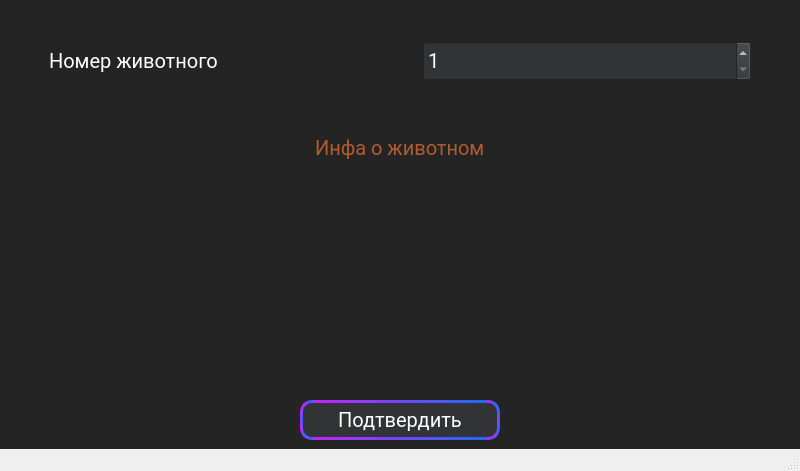
<?xml version="1.0" encoding="UTF-8"?>
<ui version="4.0">
 <class>MainWindow</class>
 <widget class="QMainWindow" name="MainWindow">
  <property name="geometry">
   <rect>
    <x>0</x>
    <y>0</y>
    <width>800</width>
    <height>471</height>
   </rect>
  </property>
  <property name="windowTitle">
   <string>MainWindow</string>
  </property>
  <widget class="QWidget" name="centralwidget">
   <property name="styleSheet">
    <string notr="true">QWidget{
	background-color: #242424;
	font-family: Roboto;
	color: white;
	font-size: 20px;
	font-weight: 100px;
}
</string>
   </property>
   <layout class="QVBoxLayout" name="verticalLayout">
    <item>
     <spacer name="verticalSpacer">
      <property name="orientation">
       <enum>Qt::Vertical</enum>
      </property>
      <property name="sizeType">
       <enum>QSizePolicy::Preferred</enum>
      </property>
      <property name="sizeHint" stdset="0">
       <size>
        <width>20</width>
        <height>32</height>
       </size>
      </property>
     </spacer>
    </item>
    <item>
     <layout class="QHBoxLayout" name="horizontalLayout_5">
      <item>
       <spacer name="horizontalSpacer_12">
        <property name="orientation">
         <enum>Qt::Horizontal</enum>
        </property>
        <property name="sizeType">
         <enum>QSizePolicy::Preferred</enum>
        </property>
        <property name="sizeHint" stdset="0">
         <size>
          <width>40</width>
          <height>20</height>
         </size>
        </property>
       </spacer>
      </item>
      <item>
       <widget class="QLabel" name="label">
        <property name="text">
         <string>Номер животного</string>
        </property>
       </widget>
      </item>
      <item>
       <spacer name="horizontalSpacer_14">
        <property name="orientation">
         <enum>Qt::Horizontal</enum>
        </property>
        <property name="sizeType">
         <enum>QSizePolicy::Preferred</enum>
        </property>
        <property name="sizeHint" stdset="0">
         <size>
          <width>40</width>
          <height>20</height>
         </size>
        </property>
       </spacer>
      </item>
      <item>
       <widget class="QDoubleSpinBox" name="numberAnimal">
        <property name="minimumSize">
         <size>
          <width>250</width>
          <height>40</height>
         </size>
        </property>
        <property name="styleSheet">
         <string notr="true">QDoubleSpinBox
{
	background-color:  #313335;
}</string>
        </property>
        <property name="decimals">
         <number>0</number>
        </property>
        <property name="minimum">
         <double>1.000000000000000</double>
        </property>
        <property name="maximum">
         <double>10000.000000000000000</double>
        </property>
       </widget>
      </item>
      <item>
       <spacer name="horizontalSpacer_15">
        <property name="orientation">
         <enum>Qt::Horizontal</enum>
        </property>
        <property name="sizeType">
         <enum>QSizePolicy::Preferred</enum>
        </property>
        <property name="sizeHint" stdset="0">
         <size>
          <width>40</width>
          <height>20</height>
         </size>
        </property>
       </spacer>
      </item>
     </layout>
    </item>
    <item>
     <spacer name="verticalSpacer_2">
      <property name="orientation">
       <enum>Qt::Vertical</enum>
      </property>
      <property name="sizeType">
       <enum>QSizePolicy::Preferred</enum>
      </property>
      <property name="sizeHint" stdset="0">
       <size>
        <width>20</width>
        <height>32</height>
       </size>
      </property>
     </spacer>
    </item>
    <item>
     <layout class="QHBoxLayout" name="horizontalLayout_3">
      <item>
       <spacer name="horizontalSpacer_8">
        <property name="orientation">
         <enum>Qt::Horizontal</enum>
        </property>
        <property name="sizeType">
         <enum>QSizePolicy::Expanding</enum>
        </property>
        <property name="sizeHint" stdset="0">
         <size>
          <width>40</width>
          <height>20</height>
         </size>
        </property>
       </spacer>
      </item>
      <item>
       <widget class="QLabel" name="infoAnimal">
        <property name="styleSheet">
         <string notr="true">color: #B15B2E</string>
        </property>
        <property name="text">
         <string>Инфа о животном</string>
        </property>
       </widget>
      </item>
      <item>
       <spacer name="horizontalSpacer_7">
        <property name="orientation">
         <enum>Qt::Horizontal</enum>
        </property>
        <property name="sizeType">
         <enum>QSizePolicy::Expanding</enum>
        </property>
        <property name="sizeHint" stdset="0">
         <size>
          <width>40</width>
          <height>20</height>
         </size>
        </property>
       </spacer>
      </item>
     </layout>
    </item>
    <item>
     <spacer name="verticalSpacer_3">
      <property name="orientation">
       <enum>Qt::Vertical</enum>
      </property>
      <property name="sizeType">
       <enum>QSizePolicy::Preferred</enum>
      </property>
      <property name="sizeHint" stdset="0">
       <size>
        <width>20</width>
        <height>30</height>
       </size>
      </property>
     </spacer>
    </item>
    <item>
     <layout class="QHBoxLayout" name="horizontalLayout">
      <item>
       <spacer name="horizontalSpacer">
        <property name="orientation">
         <enum>Qt::Horizontal</enum>
        </property>
        <property name="sizeHint" stdset="0">
         <size>
          <width>40</width>
          <height>20</height>
         </size>
        </property>
       </spacer>
      </item>
      <item>
       <widget class="QLabel" name="img_animal">
        <property name="minimumSize">
         <size>
          <width>150</width>
          <height>150</height>
         </size>
        </property>
        <property name="text">
         <string/>
        </property>
       </widget>
      </item>
      <item>
       <spacer name="horizontalSpacer_2">
        <property name="orientation">
         <enum>Qt::Horizontal</enum>
        </property>
        <property name="sizeHint" stdset="0">
         <size>
          <width>40</width>
          <height>20</height>
         </size>
        </property>
       </spacer>
      </item>
      <item>
       <widget class="QLabel" name="img_feed">
        <property name="minimumSize">
         <size>
          <width>150</width>
          <height>150</height>
         </size>
        </property>
        <property name="text">
         <string/>
        </property>
       </widget>
      </item>
      <item>
       <spacer name="horizontalSpacer_3">
        <property name="orientation">
         <enum>Qt::Horizontal</enum>
        </property>
        <property name="sizeHint" stdset="0">
         <size>
          <width>40</width>
          <height>20</height>
         </size>
        </property>
       </spacer>
      </item>
      <item>
       <widget class="QLabel" name="img_gender">
        <property name="minimumSize">
         <size>
          <width>150</width>
          <height>150</height>
         </size>
        </property>
        <property name="text">
         <string/>
        </property>
       </widget>
      </item>
      <item>
       <spacer name="horizontalSpacer_4">
        <property name="orientation">
         <enum>Qt::Horizontal</enum>
        </property>
        <property name="sizeHint" stdset="0">
         <size>
          <width>40</width>
          <height>20</height>
         </size>
        </property>
       </spacer>
      </item>
     </layout>
    </item>
    <item>
     <spacer name="verticalSpacer_5">
      <property name="orientation">
       <enum>Qt::Vertical</enum>
      </property>
      <property name="sizeType">
       <enum>QSizePolicy::Preferred</enum>
      </property>
      <property name="sizeHint" stdset="0">
       <size>
        <width>20</width>
        <height>32</height>
       </size>
      </property>
     </spacer>
    </item>
    <item>
     <layout class="QHBoxLayout" name="horizontalLayout_2">
      <item>
       <spacer name="horizontalSpacer_6">
        <property name="orientation">
         <enum>Qt::Horizontal</enum>
        </property>
        <property name="sizeType">
         <enum>QSizePolicy::Preferred</enum>
        </property>
        <property name="sizeHint" stdset="0">
         <size>
          <width>40</width>
          <height>20</height>
         </size>
        </property>
       </spacer>
      </item>
      <item>
       <widget class="QPushButton" name="btn_confirm">
        <property name="minimumSize">
         <size>
          <width>200</width>
          <height>40</height>
         </size>
        </property>
        <property name="maximumSize">
         <size>
          <width>200</width>
          <height>40</height>
         </size>
        </property>
        <property name="styleSheet">
         <string notr="true">QPushButton{
	background-color: #313335;
	border: 3px qlineargradient(spread:pad, x1:0, y1:0, x2:1, y2:0, stop:0 #C622FF, stop:1 #1D6BFF);
	border-style: solid;
	border-radius: 12%;
}
QPushButton:hover{
background-color:  #5C6164;
}

QPushButton:pressed{
background-color:  #5C6164;
}

QPushButton:after{
background-color:  #5C6164;
}

QTableWidget{
	background-color:  #313335;
}</string>
        </property>
        <property name="text">
         <string>Подтвердить</string>
        </property>
       </widget>
      </item>
      <item>
       <spacer name="horizontalSpacer_5">
        <property name="orientation">
         <enum>Qt::Horizontal</enum>
        </property>
        <property name="sizeType">
         <enum>QSizePolicy::Preferred</enum>
        </property>
        <property name="sizeHint" stdset="0">
         <size>
          <width>40</width>
          <height>20</height>
         </size>
        </property>
       </spacer>
      </item>
     </layout>
    </item>
   </layout>
  </widget>
  <widget class="QStatusBar" name="statusbar"/>
 </widget>
 <resources/>
 <connections/>
</ui>
